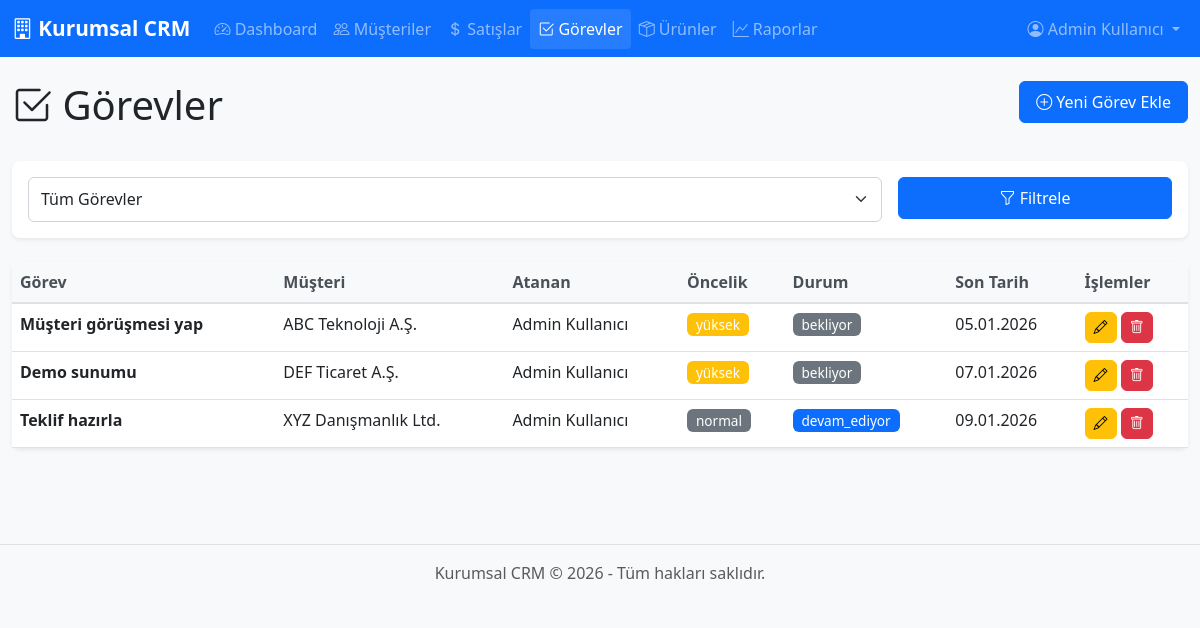
Screenshot of /tasks.php (signed in) with the database file from the repository.
### tables this page shows
CREATE TABLE IF NOT EXISTS tasks (
    id INT PRIMARY KEY AUTO_INCREMENT,
    title VARCHAR(200) NOT NULL,
    description TEXT,
    customer_id INT,
    sale_id INT,
    assigned_to INT NOT NULL,
    priority ENUM('düşük', 'normal', 'yüksek', 'acil') DEFAULT 'normal',
    status ENUM('bekliyor', 'devam_ediyor', 'tamamlandı', 'iptal') DEFAULT 'bekliyor',
    due_date DATE,
    completed_at TIMESTAMP NULL,
    created_by INT,
    created_at TIMESTAMP DEFAULT CURRENT_TIMESTAMP,
    updated_at TIMESTAMP DEFAULT CURRENT_TIMESTAMP ON UPDATE CURRENT_TIMESTAMP,
    FOREIGN KEY (customer_id) REFERENCES customers(id) ON DELETE SET NULL,
    FOREIGN KEY (sale_id) REFERENCES sales(id) ON DELETE SET NULL,
    FOREIGN KEY (assigned_to) REFERENCES users(id) ON DELETE CASCADE,
    FOREIGN KEY (created_by) REFERENCES users(id) ON DELETE SET NULL
);

CREATE TABLE IF NOT EXISTS customers (
    id INT PRIMARY KEY AUTO_INCREMENT,
    company_name VARCHAR(200) NOT NULL,
    contact_person VARCHAR(100),
    email VARCHAR(100),
    phone VARCHAR(20),
    mobile VARCHAR(20),
    address TEXT,
    city VARCHAR(50),
    country VARCHAR(50),
    tax_number VARCHAR(50),
    industry VARCHAR(100),
    website VARCHAR(200),
    customer_type ENUM('potansiyel', 'aktif', 'pasif') DEFAULT 'potansiyel',
    notes TEXT,
    created_by INT,
    created_at TIMESTAMP DEFAULT CURRENT_TIMESTAMP,
    updated_at TIMESTAMP DEFAULT CURRENT_TIMESTAMP ON UPDATE CURRENT_TIMESTAMP,
    FOREIGN KEY (created_by) REFERENCES users(id) ON DELETE SET NULL
);

CREATE TABLE IF NOT EXISTS users (
    id INT PRIMARY KEY AUTO_INCREMENT,
    username VARCHAR(50) UNIQUE NOT NULL,
    password VARCHAR(255) NOT NULL,
    full_name VARCHAR(100) NOT NULL,
    email VARCHAR(100) UNIQUE NOT NULL,
    role ENUM('admin', 'manager', 'user') DEFAULT 'user',
    created_at TIMESTAMP DEFAULT CURRENT_TIMESTAMP,
    last_login TIMESTAMP NULL,
    status ENUM('active', 'inactive') DEFAULT 'active'
);

### tasks.php (the view, shortened to what this page needs)
<?php
require_once 'config.php';
include 'header.php';
$where = "1=1";
$tasks = $conn->query("SELECT t.*, c.company_name, u.full_name as assigned_name
                       FROM tasks t
                       LEFT JOIN customers c ON t.customer_id = c.id
                       LEFT JOIN users u ON t.assigned_to = u.id
                       WHERE $where
                       ORDER BY t.due_date ASC, t.priority DESC");
?>
<div class="row mb-4">
    <div class="col-md-6">
        <h1><i class="bi bi-check2-square"></i> Görevler</h1>
    </div>
    <div class="col-md-6 text-end">
        <a href="task_add.php" class="btn btn-primary">
            <i class="bi bi-plus-circle"></i> Yeni Görev Ekle
        </a>
    </div>
</div>
<div class="card mb-4">
    <div class="card-body">
        <form method="GET" action="" class="row g-3">
            <div class="col-md-9">
                <select class="form-select" name="filter">
                    <option value="">Tüm Görevler</option>
                </select>
            </div>
            <div class="col-md-3">
                <button type="submit" class="btn btn-primary w-100"><i class="bi bi-funnel"></i> Filtrele</button>
            </div>
        </form>
    </div>
</div>
<div class="card">
    <div class="card-body p-0">
        <div class="table-responsive">
            <table class="table table-hover mb-0">
                <thead>
                    <tr>
                        <th>Görev</th>
                        <th>Müşteri</th>
                        <th>Atanan</th>
                        <th>Öncelik</th>
                        <th>Durum</th>
                        <th>Son Tarih</th>
                        <th>İşlemler</th>
                    </tr>
                </thead>
                <tbody>
                    <?php if ($tasks->num_rows > 0): ?>
                        <?php while ($task = $tasks->fetch_assoc()): ?>
                        <tr>
                            <td><strong><?php echo htmlspecialchars($task['title']); ?></strong></td>
                            <td><?php echo htmlspecialchars($task['company_name'] ?? '-'); ?></td>
                            <td><?php echo htmlspecialchars($task['assigned_name']); ?></td>
                            <td><?php echo getStatusBadge($task['priority'], 'priority'); ?></td>
                            <td><?php echo getStatusBadge($task['status'], 'task'); ?></td>
                            <td><?php echo formatDate($task['due_date']); ?></td>
                            <td>
                                <a href="task_edit.php?id=<?php echo $task['id']; ?>" class="btn btn-sm btn-warning" title="Düzenle">
                                    <i class="bi bi-pencil"></i>
                                </a>
                                <a href="task_delete.php?id=<?php echo $task['id']; ?>" class="btn btn-sm btn-danger"
                                   onclick="return confirmDelete('Bu görevi silmek istediğinizden emin misiniz?');" title="Sil">
                                    <i class="bi bi-trash"></i>
                                </a>
                            </td>
                        </tr>
                        <?php endwhile; ?>
                    <?php endif; ?>
                </tbody>
            </table>
        </div>
    </div>
</div>
<?php include 'footer.php'; ?>

### config.php (shortened to what this page needs)
<?php
function formatDate($date) {
    return date('d.m.Y', strtotime($date));
}
function getStatusBadge($status, $type = 'default') {
    $badges = [
        'customer' => [
            'potansiyel' => 'warning',
            'aktif' => 'success',
            'pasif' => 'secondary'
        ],
        'sale' => [
            'yeni' => 'info',
            'görüşme' => 'primary',
            'teklif' => 'warning',
            'kazanıldı' => 'success',
            'kaybedildi' => 'danger'
        ],
        'task' => [
            'bekliyor' => 'secondary',
            'devam_ediyor' => 'primary',
            'tamamlandı' => 'success',
            'iptal' => 'danger'
        ],
        'priority' => [
            'düşük' => 'info',
            'normal' => 'secondary',
            'yüksek' => 'warning',
            'acil' => 'danger'
        ]
    ];
    $color = isset($badges[$type][$status]) ? $badges[$type][$status] : 'secondary';
    return "<span class='badge bg-{$color}'>{$status}</span>";
}
?>

### style.css (style rules this page uses)
:root { --primary-color: #0d6efd; --secondary-color: #6c757d; --success-color: #198754; --danger-color: #dc3545; --warning-color: #ffc107; --info-color: #0dcaf0; }
body { font-family: 'Segoe UI', Tahoma, Geneva, Verdana, sans-serif; background-color: #f8f9fa; }
.card { border: none; box-shadow: 0 0.125rem 0.25rem rgba(0, 0, 0, 0.075); border-radius: 0.5rem; margin-bottom: 1.5rem; }
.table { margin-bottom: 0; }
.table thead th { border-bottom: 2px solid #dee2e6; font-weight: 600; color: #495057; background-color: #f8f9fa; }
.table tbody tr { transition: background-color 0.2s; }
.badge { padding: 0.35em 0.65em; font-weight: 500; font-size: 0.85em; }
.btn { padding: 0.5rem 1rem; border-radius: 0.375rem; font-weight: 500; transition: all 0.2s; }
.btn-sm { padding: 0.25rem 0.5rem; font-size: 0.875rem; }
.form-control, .form-select { border-radius: 0.375rem; border: 1px solid #ced4da; padding: 0.575rem 0.75rem; }

### rows the page displays
tasks: title "Müşteri görüşmesi yap", customer.company_name "ABC Teknoloji A.Ş.", assigned_to.full_name "Admin Kullanıcı", priority "yüksek bekliyor", due_date "05.01.2026"
tasks: title "Demo sunumu", customer.company_name "DEF Ticaret A.Ş.", assigned_to.full_name "Admin Kullanıcı", priority "yüksek bekliyor", due_date "07.01.2026"
tasks: title "Teklif hazırla", customer.company_name "XYZ Danışmanlık Ltd.", assigned_to.full_name "Admin Kullanıcı", priority "normal devam_ediyor", due_date "09.01.2026"

### other values shown
$user['full_name'] "Admin Kullanıcı"
